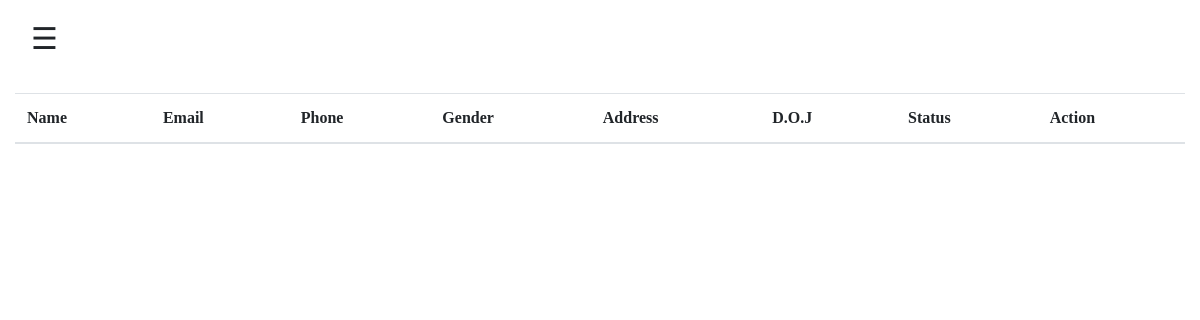
The page /transport-management/drivers.php?query=manage on the database as committed earlier.
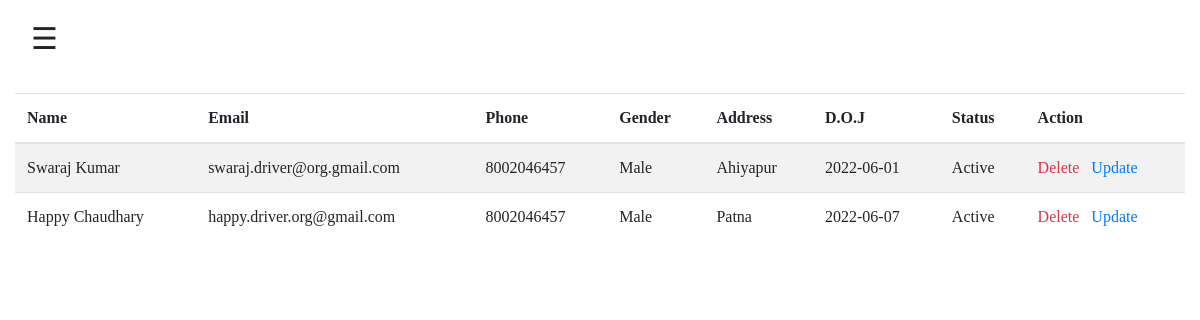
The same page on the database as committed later.
### tables this page shows
CREATE TABLE `miscellaneous` (
  `miscellaneous_id` int(11) NOT NULL,
  `name` varchar(255) NOT NULL,
  `email` varchar(255) NOT NULL,
  `password` varchar(255) NOT NULL,
  `category` varchar(255) NOT NULL,
  `gender` varchar(255) NOT NULL,
  `phone` varchar(255) NOT NULL,
  `address` varchar(255) NOT NULL,
  `doj` date NOT NULL,
  `active` int(11) NOT NULL DEFAULT 1
);

### transport-management/apis/drivers.php (called while the page is built)
<?php
$find_drivers = "SELECT * FROM miscellaneous";
$response = mysqli_query($conn, $find_drivers) or die(mysqli_errno($conn));
$drivers = mysqli_fetch_all($response, MYSQLI_ASSOC);

### transport-management/drivers.php (the view, shortened to what this page needs)
<?php include("apis/config.php") ?>
<!doctype html>
<html lang="en">
<head>
	<head>
		<link rel="stylesheet" href="transport.css">
		<link rel="stylesheet" href="https://cdn.jsdelivr.net/npm/bootstrap@4.6.1/dist/css/bootstrap.min.css">
		<link rel="stylesheet" href="https://cdnjs.cloudflare.com/ajax/libs/font-awesome/4.7.0/css/font-awesome.min.css">
	</head>
<body>
    <div class="container-fluid">
		<?php
			if($_SESSION["user_category"] == "admin"){
				$query = $_GET["query"];
				echo "
					<div id='content'>
						<span style='font-size:30px; cursor:pointer' onclick=openNav()>&#9776;</span>
					</div>
				";
				if($query == "manage"){
					echo "
                        <div class='table-responsive mt-3'>
                            <table class='table table-striped'>
                                <thead>
                                    <tr>
                                        <th>Name</th>
                                        <th>Email</th>
                                        <th>Phone</th>
                                        <th>Gender</th>
                                        <th>Address</th>
                                        <th>D.O.J</th>
                                        <th>Status</th>
                                        <th>Action</th>
                                    </tr>
                                </thead>
                                <tbody>
                    ";
					include("apis/drivers.php");
                    foreach ($drivers as $key => $value) {
                        $driver_id = $value["miscellaneous_id"];
                        $name = ucwords($value["name"]);
                        $email = $value["email"];
                        $phone = $value["phone"];
                        $gender = ucwords($value["gender"]);
                        $address = ucwords($value["address"]);
                        $doj = $value["doj"];
						$status = $value["active"] == 1 ? "Active" : "Inactive";
                        echo "
                            	<tr>
                                    <td>$name</td>
                                    <td>$email</td>
                                    <td>$phone</td>
                                    <td>$gender</td>
                                    <td>$address</td>
                                    <td>$doj</td>
                                    <td>$status</td>
									<td>
										<a href='apis/delete-driver.php?driver_id=$driver_id' class='text-danger pr-2'>Delete</a>
										<a href='drivers.php?query=update&driver_id=$driver_id' class='text-primary'>Update</a>
									</td>
                                </tr>
                            ";
                    }
                    echo "      	</tbody>
                                </table>
                            </div>
                    ";
				}
			}else{
				include("page-not-found.php");
			}
		?>
    </div>
</body>
</html>

### transport-management/transport.css (style rules this page uses)
* { font-family: Cambria, Cochin, Georgia, Times, "Times New Roman", serif; scroll-behavior: smooth; text-decoration: none !important; }
#content { transition: margin-left .5s; padding: 16px; }

Rows that differ between the two databases and show on the page:
added miscellaneous: name "Swaraj Kumar", email "swaraj.driver@org.gmail.com", phone "8002046457", gender "Male", address "Ahiyapur", doj "2022-06-01", active "Active"
added miscellaneous: name "Happy Chaudhary", email "happy.driver.org@gmail.com", phone "8002046457", gender "Male", address "Patna", doj "2022-06-07", active "Active"
